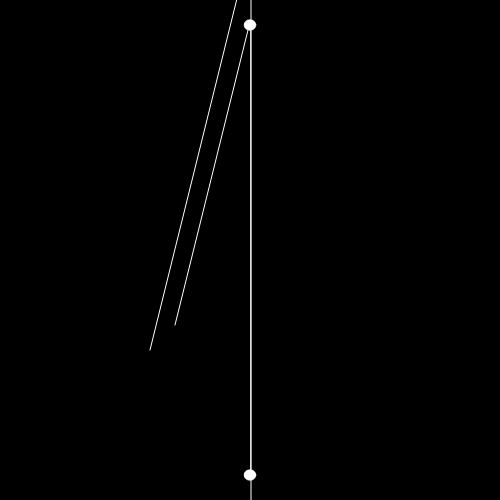
Frame 1 (no input)
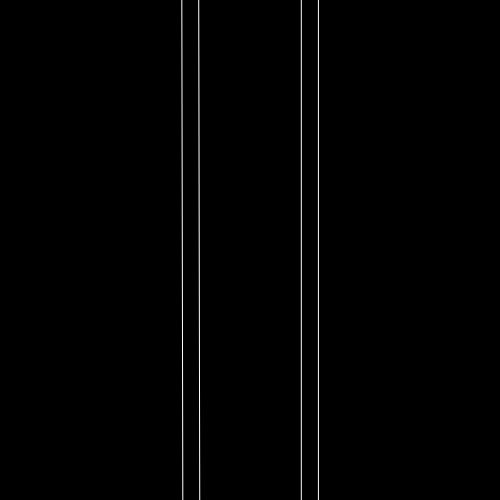
Frame 60 (no input)
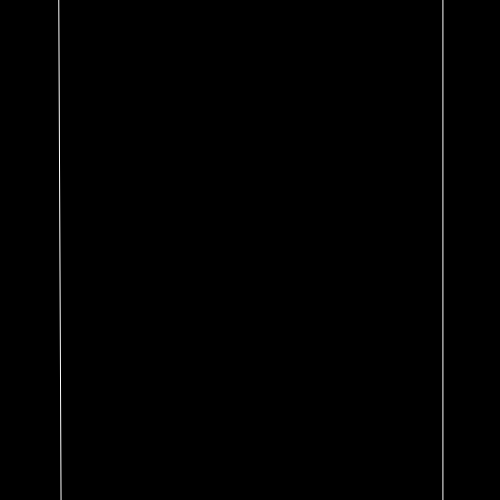
Frame 120 (the mouse pressed at the canvas centre since frame 60)

The p5.js sketch that drew these frames (run headless with seeded random() and noise() and a simulated clock; from frame 60 on, the mouse is pressed at the canvas centre):

// p5.js sketch
// ── sketch.js
const WIDTH = 500
const HEIGTH = 500

let objs = []
let objsIndex = 0

let Zangle = 0

function addObject(newObject){
  objs[objsIndex] = newObject;
  objsIndex++;
  return objs[objsIndex-1]
}

function setup() {
  createCanvas(WIDTH, HEIGTH);
  n1 = addObject(new Node(-150,-150,1.5,null))
  n2 = addObject(new Node(150,-150,1.5,n1))
  n3 = addObject(new Node(150,150,1.5,n2))
  n4 = addObject(new Node(-150,150,1.5,n3))
  n1.setNext(n4)
  
  n1c = addObject(new Node(-150,-150,2,null))
  n2c = addObject(new Node(150,-150,2,n1c))
  n3c = addObject(new Node(150,150,2,n2c))
  n4c = addObject(new Node(-150,150,2,n3c))
  n1c.setNext(n4c)
}

function draw() {
  background(0);
  Zangle += 0.01
  objs.forEach(point => {
    
    //point.cx += 1

    point.cx = sin(Zangle)*point.ox/3
    point.z = cos(Zangle)*point.oz/3

    point.draw()
  })
}

function Node(x,y,z,next){
  this.cx = x
  this.cy = y
  this.z = z
  this.x = this.cx/this.z
  this.y = this.cy/this.z
  this.next = next
  this.ox = x
  this.oy = y
  this.oz = z
  
  this.draw = function(){
    this.x = this.cx/this.z
    this.y = this.cy/this.z
    fill("white")
    circle(this.x+WIDTH/2,this.y+HEIGTH/2,10)
    if(this.next){
      stroke("white")
      line(this.x+WIDTH/2,this.y+HEIGTH/2,
           this.next.x+WIDTH/2,this.next.y+HEIGTH/2)
    }
  }
  
  this.setNext = function(nNext){
    this.next = nNext
  }
}
